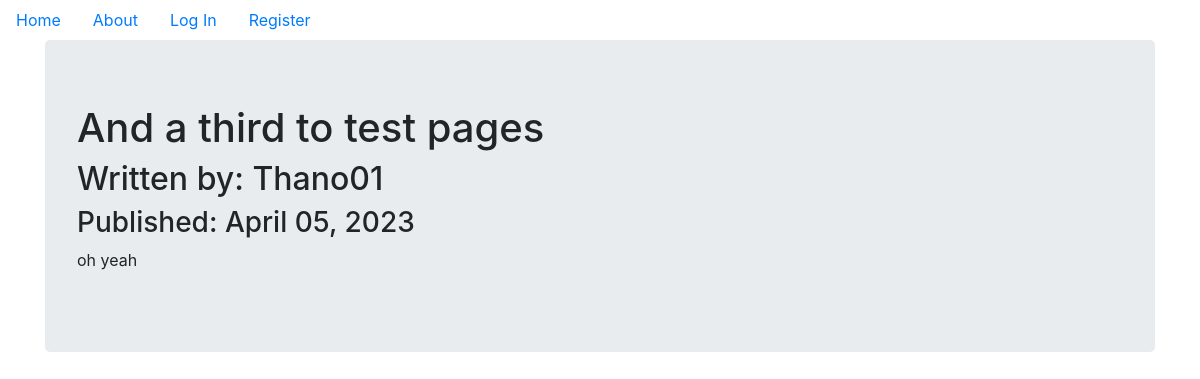
Page /6 on the committed database.
### companyblog/models.py (models this page shows, shortened)
class BlogPost(db.Model):
    users = db.relationship(User)
    id = db.Column(db.Integer, primary_key=True)
    user_id = db.Column(db.Integer, db.ForeignKey('users.id'), nullable=False)
    date = db.Column(db.DateTime, nullable=False, default=datetime.utcnow)
    title = db.Column(db.String(140), nullable=False)
    text = db.Column(db.Text, nullable=False)

class User(db.Model, UserMixin):
    __tablename__ = 'users'
    id = db.Column(db.Integer, primary_key=True)
    profile_image = db.Column(db.String(64), nullable=False, default='default_profile.png')
    email = db.Column(db.String(64), unique=True, index=True)
    username = db.Column(db.String(64), unique=True, index=True)
    password_hash = db.Column(db.String(128))
    posts = db.relationship('BlogPost', backref='author', lazy=True)

### companyblog/users/views.py (the view)
@users.route('/<username>')
def user_posts(username):
    page = request.args.get('page', 1, type=int)
    user = User.query.filter_by(username=username).first_or_404()
    blog_posts = BlogPost.query.filter_by(author=user).order_by(BlogPost.date.desc()).paginate(page=page, per_page=5)
    return render_template('user_blog_post.html', blog_posts=blog_posts, user=user)

### companyblog/blog_posts/views.py (called while the page is built)
@blog_posts.route('/<int:blog_post_id>')  # 'int:' : we can treat it as an integer
def blog_post(blog_post_id):
    blog_post = BlogPost.query.get_or_404(blog_post_id)
    return render_template('blog_post.html', title=blog_post.title,
                           date=blog_post.date, post=blog_post)

### companyblog/templates/blog_post.html (shortened to what this page needs)
{% extends "base.html" %}
{% block content %}
    <div class="jumbotron">
        <h1>{{post.title}}</h1>
        <h2>Written by: {{post.author.username}}</h2>
        <h3>Published: {{post.date.strftime('%B %d, %Y')}}</h3>
        <p>{{post.text}}</p>
    </div>
{% endblock %}

### rows in the picture
BlogPost: title "And a third to test pages", date "April 05, 2023", text "oh yeah"
User: author.username "Thano01"
